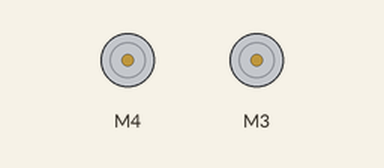
Recording of a sketch running on a simulated Arduino Uno, built with avr-gcc and run on an emulated ATmega328P. Parts: 2 × DC motor (green arrow = forward, orange = backward, longer = faster).

Above: at 10.7 s.
Timing chart, 0 to 14.6 s (numbered marks = the images above):
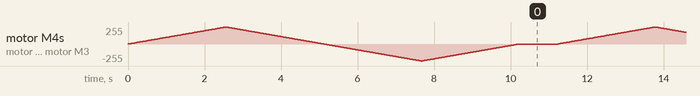

The sketch:

DCMotorTest-1.ino
```cpp
/*
This is a test sketch for the Adafruit assembled Motor Shield for Arduino v2
It won't work with v1.x motor shields! Only for the v2's with built in PWM
control

For use with the Adafruit Motor Shield v2
---->	http://www.adafruit.com/products/1438
*/

#include <Wire.h>
#include <Adafruit_MotorShield.h>
#include "utility/Adafruit_MS_PWMServoDriver.h"

// Create the motor shield object with the default I2C address
Adafruit_MotorShield AFMS = Adafruit_MotorShield();
// Or, create it with a different I2C address (say for stacking)
// Adafruit_MotorShield AFMS = Adafruit_MotorShield(0x61);

// Select which 'port' M1, M2, M3 or M4. In this case, M1
Adafruit_DCMotor *rightMotor = AFMS.getMotor(4);
// You can also make another motor on port M2
Adafruit_DCMotor *leftOtherMotor = AFMS.getMotor(3);

void setup() {
  // Serial.begin(9600);           // set up Serial library at 9600 bps
  // Serial.println("Adafruit Motorshield v2 - DC Motor test!");

  AFMS.begin();  // create with the default frequency 1.6KHz
  //AFMS.begin(1000);  // OR with a different frequency, say 1KHz

  // Set the speed to start, from 0 (off) to 255 (max speed)
  rightMotor->setSpeed(150);
  rightMotor->run(FORWARD);
  // turn on motor
  rightMotor->run(RELEASE);

  leftOtherMotor->setSpeed(150);
  leftOtherMotor->run(FORWARD);
  // turn on motor
  leftOtherMotor->run(RELEASE);
}

void loop() {
  uint8_t i;

 // Serial.print("tick");

  rightMotor->run(FORWARD);
  leftOtherMotor->run(FORWARD);
  for (i=0; i<255; i++) {
    rightMotor->setSpeed(i);
    leftOtherMotor->setSpeed(i);
    delay(10);
  }
  for (i=255; i!=0; i--) {
    rightMotor->setSpeed(i);
    leftOtherMotor->setSpeed(i);
    delay(10);
  }

  // Serial.print("tock");

  rightMotor->run(BACKWARD);
   leftOtherMotor->run(BACKWARD);
  for (i=0; i<255; i++) {
    rightMotor->setSpeed(i);
    leftOtherMotor->setSpeed(i);
    delay(10);
  }
  for (i=255; i!=0; i--) {
    rightMotor->setSpeed(i);

    leftOtherMotor->setSpeed(i);
    delay(10);
  }

 // Serial.print("tech");
  rightMotor->run(RELEASE);
  leftOtherMotor->run(RELEASE);
  delay(1000);
}
```
